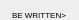
        <widget class="PyDMFrame" name="composite_19">
          <property name="geometry">
            <rect>
              <x>741</x>
              <y>267</y>
              <width>79</width>
              <height>20</height>
            </rect>
          </property>
          <property name="sizePolicy">
            <sizepolicy hsizetype="Ignored" vsizetype="Ignored">
              <horstretch>0</horstretch>
              <verstretch>0</verstretch>
            </sizepolicy>
          </property>
          <layout class="QGridLayout" name="gridLayout_20" columnstretch="77,1,1" rowstretch="1,9,1,9">
            <property name="leftMargin">
              <number>0</number>
            </property>
            <property name="topMargin">
              <number>0</number>
            </property>
            <property name="rightMargin">
              <number>0</number>
            </property>
            <property name="bottomMargin">
              <number>0</number>
            </property>
            <property name="horizontalSpacing">
              <number>0</number>
            </property>
            <property name="verticalSpacing">
              <number>0</number>
            </property>
            <item row="0" column="0" rowspan="4" colspan="2">
              <widget class="PyDMDrawingRectangle" name="rectangle_17">
                <property name="geometry">
                  <rect>
                    <x>0</x>
                    <y>0</y>
                    <width>78</width>
                    <height>20</height>
                  </rect>
                </property>
                <property name="sizePolicy">
                  <sizepolicy hsizetype="Ignored" vsizetype="Ignored">
                    <horstretch>0</horstretch>
                    <verstretch>0</verstretch>
                  </sizepolicy>
                </property>
                <property name="brush" stdset="0">
                  <brush brushstyle="SolidPattern">
                    <color alpha="255">
                      <red>115</red>
                      <green>223</green>
                      <blue>255</blue>
                    </color>
                  </brush>
                </property>
                <property name="penStyle" stdset="0">
                  <enum>Qt::SolidLine</enum>
                </property>
                <property name="penColor" stdset="0">
                  <color>
                    <red>115</red>
                    <green>223</green>
                    <blue>255</blue>
                  </color>
                </property>
                <property name="penWidth" stdset="0">
                  <double>0</double>
                </property>
                <property name="penCapStyle" stdset="0">
                  <enum>Qt::FlatCap</enum>
                </property>
                <property name="toolTip">
                  <string>rectangle_17</string>
                </property>
              </widget>
            </item>
            <item row="1" column="0" rowspan="2" colspan="2">
              <widget class="QLabel" name="text_59">
                <property name="geometry">
                  <rect>
                    <x>0</x>
                    <y>1</y>
                    <width>78</width>
                    <height>10</height>
                  </rect>
                </property>
                <property name="sizePolicy">
                  <sizepolicy hsizetype="Ignored" vsizetype="Ignored">
                    <horstretch>0</horstretch>
                    <verstretch>0</verstretch>
                  </sizepolicy>
                </property>
                <property name="text">
                  <string>&lt;NUMBER TO</string>
                </property>
                <property name="font">
                  <font>
                    <pointsize>6</pointsize>
                  </font>
                </property>
                <property name="brush" stdset="0">
                  <brush brushstyle="SolidPattern">
                    <color alpha="255">
                      <red>0</red>
                      <green>0</green>
                      <blue>0</blue>
                    </color>
                  </brush>
                </property>
                <property name="toolTip">
                  <string>text_59</string>
                </property>
                <property name="alignment">
                  <set>Qt::AlignCenter</set>
                </property>
                <property name="styleSheet">
                  <string notr="true">QLabel#text_59 {
  color: rgb(0, 0, 0);
  }</string>
                </property>
              </widget>
            </item>
            <item row="2" column="0" rowspan="2" colspan="2">
              <widget class="QLabel" name="text_60">
                <property name="geometry">
                  <rect>
                    <x>0</x>
                    <y>10</y>
                    <width>78</width>
                    <height>10</height>
                  </rect>
                </property>
                <property name="sizePolicy">
                  <sizepolicy hsizetype="Ignored" vsizetype="Ignored">
                    <horstretch>0</horstretch>
                    <verstretch>0</verstretch>
                  </sizepolicy>
                </property>
                <property name="text">
                  <string>BE WRITTEN&gt;</string>
                </property>
                <property name="font">
                  <font>
                    <pointsize>6</pointsize>
                  </font>
                </property>
                <property name="brush" stdset="0">
                  <brush brushstyle="SolidPattern">
                    <color alpha="255">
                      <red>0</red>
                      <green>0</green>
                      <blue>0</blue>
                    </color>
                  </brush>
                </property>
                <property name="toolTip">
                  <string>text_60</string>
                </property>
                <property name="alignment">
                  <set>Qt::AlignCenter</set>
                </property>
                <property name="styleSheet">
                  <string notr="true">QLabel#text_60 {
  color: rgb(0, 0, 0);
  }</string>
                </property>
              </widget>
            </item>
            <item row="0" column="0" rowspan="4" colspan="3">
              <widget class="PyDMDrawingPolyline" name="polyline_32">
                <property name="geometry">
                  <rect>
                    <x>0</x>
                    <y>0</y>
                    <width>79</width>
                    <height>20</height>
                  </rect>
                </property>
                <property name="sizePolicy">
                  <sizepolicy hsizetype="Ignored" vsizetype="Ignored">
                    <horstretch>0</horstretch>
                    <verstretch>0</verstretch>
                  </sizepolicy>
                </property>
                <property name="toolTip">
                  <string>polyline_32</string>
                </property>
                <property name="brush" stdset="0">
                  <brush brushstyle="NoBrush">
                    <color alpha="255">
                      <red>236</red>
                      <green>236</green>
                      <blue>236</blue>
                    </color>
                  </brush>
                </property>
                <property name="penStyle" stdset="0">
                  <enum>Qt::SolidLine</enum>
                </property>
                <property name="penColor" stdset="0">
                  <color>
                    <red>236</red>
                    <green>236</green>
                    <blue>236</blue>
                  </color>
                </property>
                <property name="penWidth" stdset="0">
                  <double>1</double>
                </property>
                <property name="penCapStyle" stdset="0">
                  <enum>Qt::FlatCap</enum>
                </property>
                <property name="points" stdset="0">
                  <stringlist>
                    <string>818, 266</string>
                    <string>818, 285</string>
                    <string>740, 285</string>
                  </stringlist>
                </property>
              </widget>
            </item>
            <item row="0" column="0" rowspan="4">
              <widget class="PyDMDrawingPolyline" name="polyline_33">
                <property name="geometry">
                  <rect>
                    <x>0</x>
                    <y>0</y>
                    <width>77</width>
                    <height>20</height>
                  </rect>
                </property>
                <property name="sizePolicy">
                  <sizepolicy hsizetype="Ignored" vsizetype="Ignored">
                    <horstretch>0</horstretch>
                    <verstretch>0</verstretch>
                  </sizepolicy>
                </property>
                <property name="toolTip">
                  <string>polyline_33</string>
                </property>
                <property name="brush" stdset="0">
                  <brush brushstyle="NoBrush">
                    <color alpha="255">
                      <red>105</red>
                      <green>105</green>
                      <blue>105</blue>
                    </color>
                  </brush>
                </property>
                <property name="penStyle" stdset="0">
                  <enum>Qt::SolidLine</enum>
                </property>
                <property name="penColor" stdset="0">
                  <color>
                    <red>105</red>
                    <green>105</green>
                    <blue>105</blue>
                  </color>
                </property>
                <property name="penWidth" stdset="0">
                  <double>1</double>
                </property>
                <property name="penCapStyle" stdset="0">
                  <enum>Qt::FlatCap</enum>
                </property>
                <property name="points" stdset="0">
                  <stringlist>
                    <string>740, 285</string>
                    <string>740, 266</string>
                    <string>816, 266</string>
                  </stringlist>
                </property>
              </widget>
            </item>
          </layout>
        </widget>
